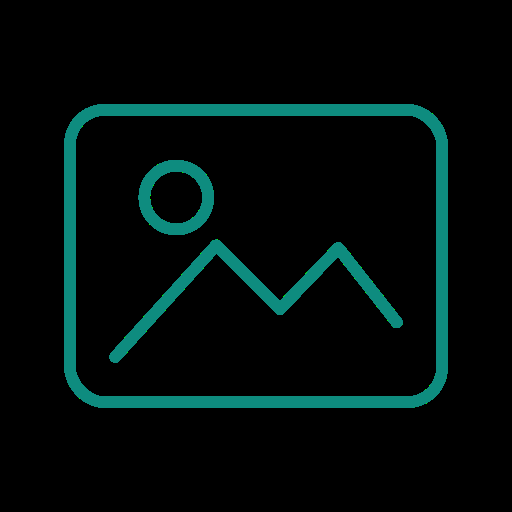
#> input picture image-toolkit.png, 512 x 512 px
$ python -i filters.py   (imports and definitions only)
#> lines starting #> are read from the running program, lines starting #| are printed output that depends on the picture; after the words box and inside, x2 and y2 are one past the last pixel; in counts of white or black regions, pixels touching at a corner belong together
#> further down, picture is the input picture: shape (512, 512, 3); mean B, G, R 11.1, 12.3, 1.2
### imgtoolkit/_util.py
"""Internal helpers shared across imgtoolkit modules.

Convention used throughout the package:

* Images are ``numpy.ndarray`` with dtype ``uint8``.
* Colour images are **RGB** (3 channels) or **RGBA** (4 channels), i.e.
  channel order matches Pillow, *not* OpenCV's BGR. Conversion to/from BGR
  happens only at the boundary of functions that call into ``cv2``.
* Grayscale images are 2-D ``(H, W)`` arrays.

These helpers are private (underscore module); public API lives in the
named feature modules.
"""

from __future__ import annotations

import numpy as np

from .errors import ImgToolkitError

try:  # cv2 is a hard dependency, but import lazily-friendly for clarity.
    import cv2
except Exception as exc:  # pragma: no cover - cv2 is required
    raise ImgToolkitError(f"OpenCV (cv2) is required but failed to import: {exc}")


def ensure_ndarray(img) -> np.ndarray:
    """Return ``img`` as an ndarray or raise :class:`ImgToolkitError`."""
    if not isinstance(img, np.ndarray):
        raise ImgToolkitError(
            f"Expected a numpy image array, got {type(img).__name__}"
        )
    if img.ndim not in (2, 3):
        raise ImgToolkitError(f"Unsupported image ndim: {img.ndim}")
    if img.ndim == 3 and img.shape[2] not in (1, 3, 4):
        raise ImgToolkitError(f"Unsupported channel count: {img.shape[2]}")
    return img


# [5 lines left out: function to_uint8, not called in this run]


def as_float(img: np.ndarray) -> np.ndarray:
    """Return a float32 copy of ``img`` (values kept in the 0..255 range)."""
    return img.astype(np.float32)


def has_alpha(img: np.ndarray) -> bool:
    """True if ``img`` is RGBA (or any 4-channel image)."""
    return img.ndim == 3 and img.shape[2] == 4


def is_gray(img: np.ndarray) -> bool:
    """True for a 2-D single-channel image."""
    return img.ndim == 2 or (img.ndim == 3 and img.shape[2] == 1)


def split_alpha(img: np.ndarray):
    """Split RGBA into (rgb, alpha). For RGB returns (img, None)."""
    if has_alpha(img):
        return np.ascontiguousarray(img[:, :, :3]), np.ascontiguousarray(img[:, :, 3])
    return img, None


def merge_alpha(rgb: np.ndarray, alpha: np.ndarray | None) -> np.ndarray:
    """Recombine an RGB array with an optional alpha channel."""
    if alpha is None:
        return rgb
    if rgb.ndim == 2:
        rgb = np.repeat(rgb[:, :, None], 3, axis=2)
    out = np.dstack([rgb, alpha])
    return np.ascontiguousarray(out)


# [9 lines left out: function to_rgb, not called in this run]


def rgb_to_bgr(img: np.ndarray) -> np.ndarray:
    """RGB(A) -> BGR(A) for handing to OpenCV."""
    if img.ndim == 2:
        return img
    if img.shape[2] == 3:
        return cv2.cvtColor(img, cv2.COLOR_RGB2BGR)
    if img.shape[2] == 4:
        return cv2.cvtColor(img, cv2.COLOR_RGBA2BGRA)
    return img


def bgr_to_rgb(img: np.ndarray) -> np.ndarray:
    """BGR(A) -> RGB(A) coming back from OpenCV."""
    if img.ndim == 2:
        return img
    if img.shape[2] == 3:
        return cv2.cvtColor(img, cv2.COLOR_BGR2RGB)
    if img.shape[2] == 4:
        return cv2.cvtColor(img, cv2.COLOR_BGRA2RGBA)
    return img


def apply_on_rgb(img: np.ndarray, fn):
    """Apply ``fn`` to the RGB channels, preserving any alpha channel.

    ``fn`` takes and returns an RGB (or gray) uint8 ndarray.
    """
    rgb, alpha = split_alpha(img)
    out = fn(rgb)
    return merge_alpha(out, alpha)


def copy(img: np.ndarray) -> np.ndarray:
    """Defensive contiguous copy."""
    return np.ascontiguousarray(img.copy())

### imgtoolkit/filters.py
"""Image filters and artistic effects.

Blur, sharpen, vignette, HDR-look, vintage/film, and OpenCV-backed artistic
styles (pencil sketch, stylize, cartoon, oil). Also a parser + applier for
Adobe ``.cube`` 3D LUTs.

All functions take/return RGB/RGBA ``uint8`` ndarrays; alpha is preserved.
Randomness (grain) is seeded for deterministic output.
"""

from __future__ import annotations

import os

import cv2
import numpy as np

from ._util import (apply_on_rgb, bgr_to_rgb, ensure_ndarray, rgb_to_bgr,
                    split_alpha, to_uint8)
from .errors import ImgToolkitError


# [59 lines left out: functions gaussian_blur, motion_blur, lens_blur, sharpen, not called in this run]


# Convenience alias matching the spec wording.
unsharp_mask = sharpen


# [59 lines left out: functions vignette, hdr_effect, vintage, not called in this run]


# Alias
film = vintage


# [49 lines left out: functions pencil_sketch, stylize, oil_paint, not called in this run]


def cartoon(img: np.ndarray) -> np.ndarray:
    """Cartoon effect: edge mask over a colour-quantised, smoothed image."""
    ensure_ndarray(img)

    def op(x):
        bgr = rgb_to_bgr(x)
        gray = cv2.cvtColor(bgr, cv2.COLOR_BGR2GRAY)
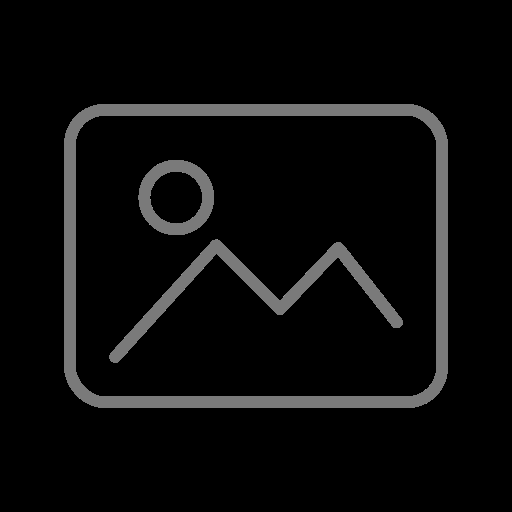
#> gray: shape (512, 512); min 0, max 150, mean 10.7
        gray = cv2.medianBlur(gray, 5)
        edges = cv2.adaptiveThreshold(gray, 255, cv2.ADAPTIVE_THRESH_MEAN_C,
                                      cv2.THRESH_BINARY, 9, 9)
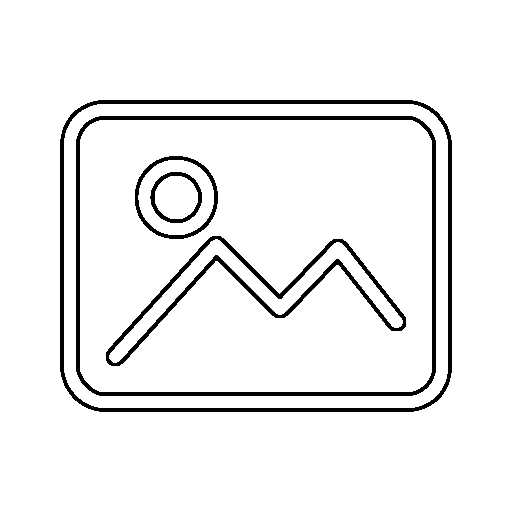
#> edges: shape (512, 512); 94.2% white; 5 black regions, box (x1, y1, x2, y2) and area: (60, 100, 452, 412) 5250, (76, 116, 436, 396) 4870, (106, 236, 406, 366) 3584, (135, 156, 218, 239) 979, (150, 172, 202, 223) 603
        color = cv2.bilateralFilter(bgr, 9, 250, 250)
        out = cv2.bitwise_and(color, color, mask=edges)
        return bgr_to_rgb(out)

    return apply_on_rgb(img, op)


# ---------------------------------------------------------------------------
# .cube 3D LUT parsing / application
# ---------------------------------------------------------------------------

# [97 lines left out: functions parse_cube_lut, apply_lut, not called in this run]

>>> import cv2
>>> picture = cv2.imread('../image-toolkit.png')
>>> result = cartoon(picture)
